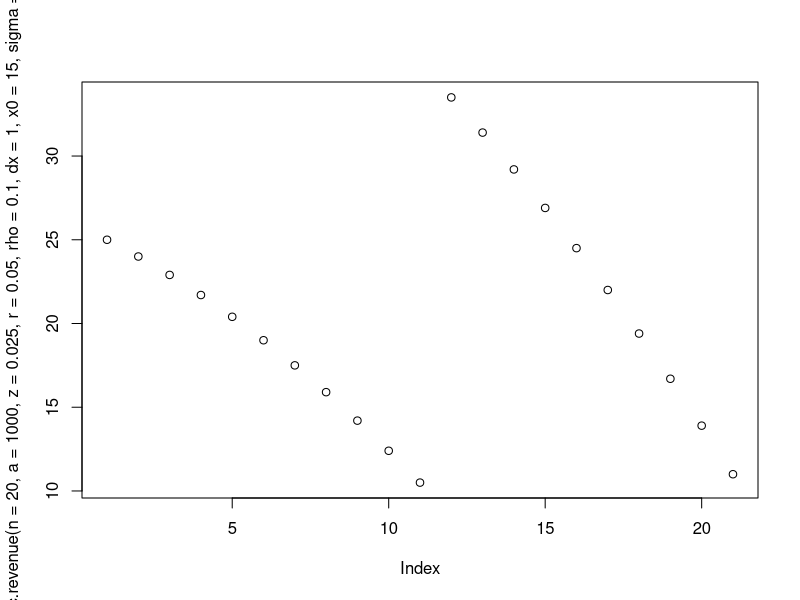
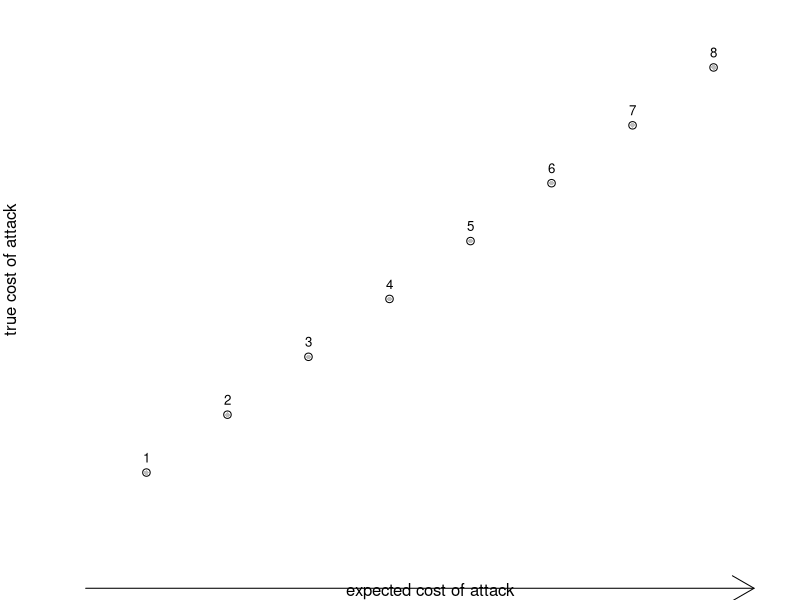
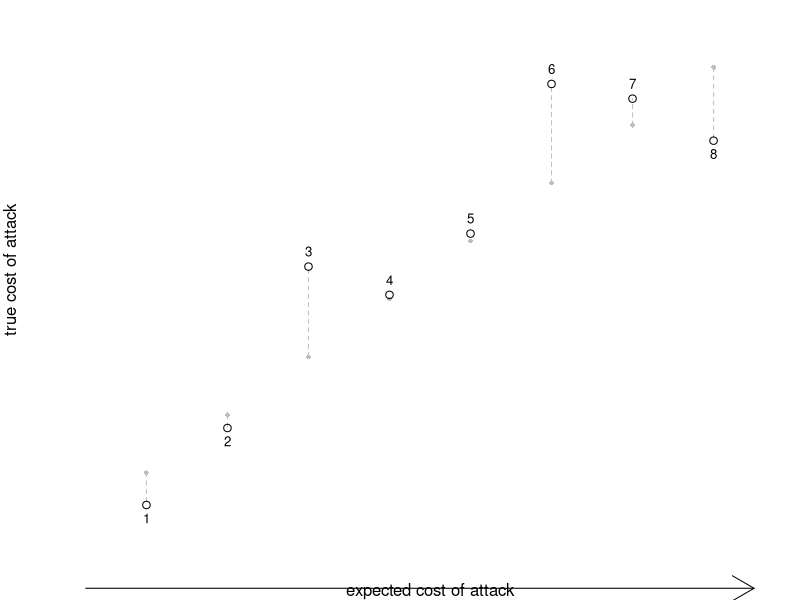
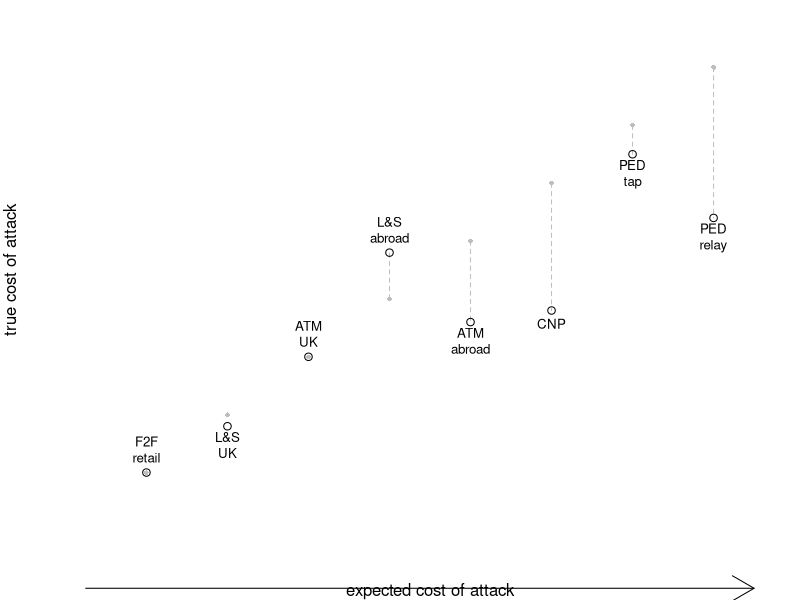
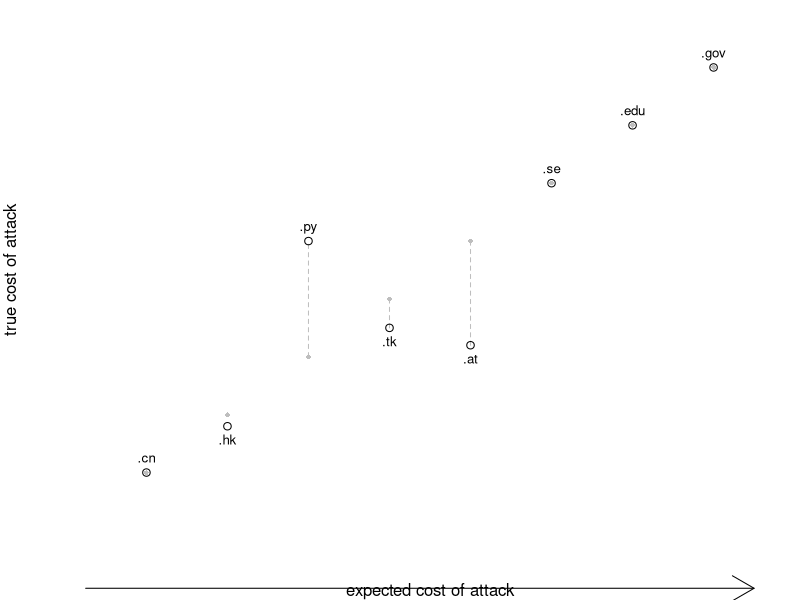
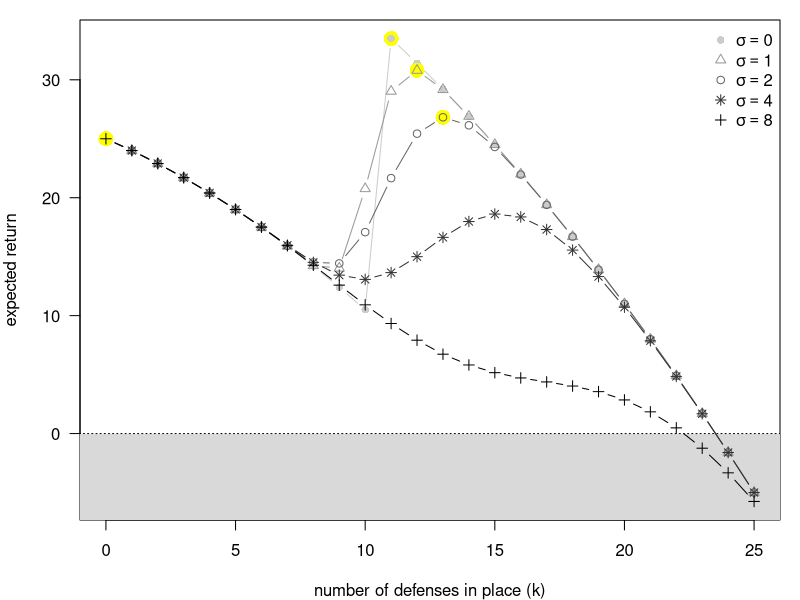
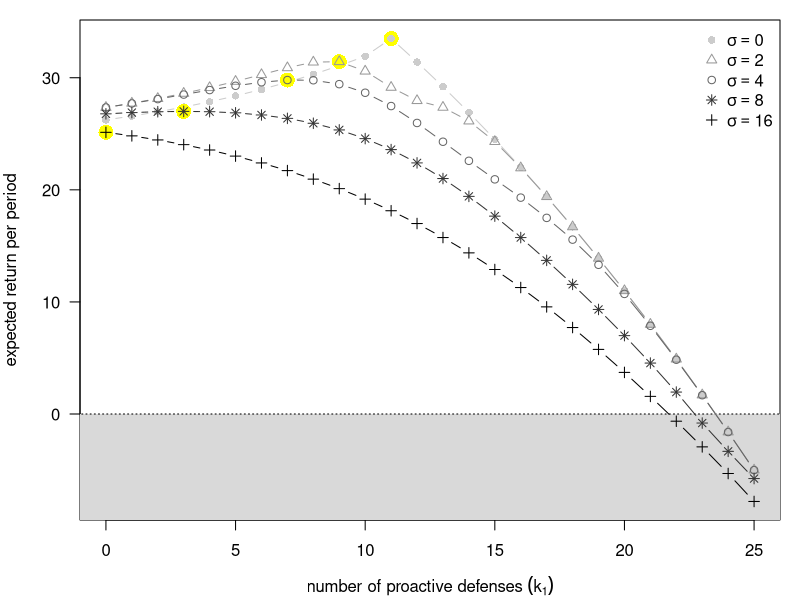
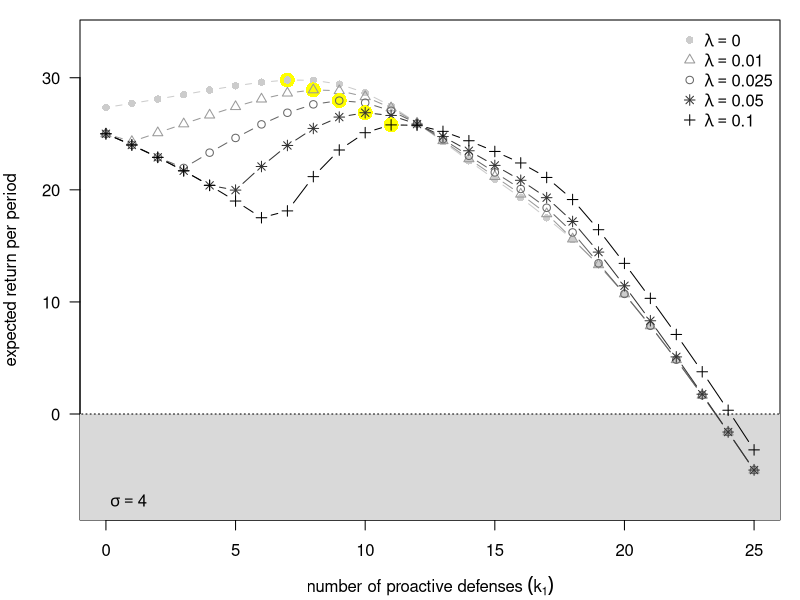

Generate these figures, in order, with R: (Note: this script raises an error after producing the figures.)
# Sep 28, 2008 - Rainer Böhme

setwd("/Users/rb21/Documents/Projekte/WEIS2009/IWL/R")
#setwd("/home/tmoore/pub/fc2009/R")

plot.attack.cost <- function(sigma,n=8)
{
	set.seed(123)
	xs <- 1:n
	x <- pmax(0,xs+rnorm(n,0,sigma))
	plot(NA,NA,axes=FALSE,xlim=c(.5,n+.5),ylim=c(.5,n+.5),
			ylab="true cost of attack",
			xlab="expected cost of attack")
	points(xs,xs,pch=16,col="gray",cex=.6)
	
	for (i in (1:n)[abs(xs-x)>.2]) 
			lines(c(i,i),c(xs[i],x[i]),col="gray",lty=2)

	points(xs,x)
	text(xs,x,1:n,pos=c(1,3)[(xs<=x)+1],cex=.8,xpd=NA)
	
	arrows(.25,-1,n+.5,-1,xpd=NA)
	arrows(-1,0.25,-1,n+.5,xpd=NA)
}


pdf("../fig/fig-attack-cost-0.pdf",4,4,pointsize=12)
par(mar=c(4,4,1,1))
plot.attack.cost(0)
dev.off()

pdf("../fig/fig-attack-cost-1.pdf",4,4,pointsize=12)
par(mar=c(4,4,1,1))
plot.attack.cost(1)
dev.off()

plot.emv.cost <- function(n=8)
{

	xs <- 1:n
	x <- c(1,1.8,3,4.8,3.6,3.8,6.5,5.4)
	plot(NA,NA,axes=FALSE,xlim=c(.5,n+.5),ylim=c(.5,n+.5),
			ylab="true cost of attack",
			xlab="expected cost of attack")
	points(xs,xs,pch=16,col="gray",cex=.6)
	
	for (i in (1:n)[abs(xs-x)>.2]) 
			lines(c(i,i),c(xs[i],x[i]),col="gray",lty=2)

	points(xs,x)
	text(xs,x,c('F2F\nretail','L&S\nUK','ATM\nUK','L&S\nabroad','ATM\nabroad','CNP','PED\ntap','PED\nrelay'),pos=c(1,3)[(xs<=x)+1],cex=.8,xpd=NA)
	
	arrows(.25,-1,n+.5,-1,xpd=NA)
	arrows(-1,0.25,-1,n+.5,xpd=NA)
}


pdf("../fig/fig-emv.pdf",4,4,pointsize=12)
par(mar=c(4,4,1,1))
plot.emv.cost()
dev.off()

plot.phish.cost <- function(n=8)
{

	xs <- 1:n
	x <- c(1,1.8,5,3.5,3.2,6,7,8)
	plot(NA,NA,axes=FALSE,xlim=c(.5,8.5),ylim=c(.5,8.5),
			ylab="true cost of attack",
			xlab="expected cost of attack")
	points(xs,xs,pch=16,col="gray",cex=.6)
	
	for (i in (1:n)[abs(xs-x)>.2]) 
			lines(c(i,i),c(xs[i],x[i]),col="gray",lty=2)

	points(xs,x)
	text(xs,x,c('.cn','.hk','.py','.tk','.at','.se','.edu','.gov'),
			pos=c(1,3)[(xs<=x)+1],cex=.8,xpd=NA)
	
	arrows(.25,-1,n+.5,-1,xpd=NA)
	arrows(-1,0.25,-1,n+.5,xpd=NA)
}


pdf("../fig/fig-phish.pdf",4,4,pointsize=12)
par(mar=c(4,4,1,1))
plot.phish.cost()
dev.off()


# ------------------------------------------


stay.in.business <- function(a=1000,r=.05,z=.02,rho=.2,x0=0,dx=3)
{
	cat("profit of successful attack =",z*a,"\n")

	k <- ceiling((z*a-x0-dx)/dx)
	cat("level of defense k =",k,"\n")
	
	c <- k+rho/2*(k^2-k)
	cat("cost of defense c =",c,"\n")

	cat("return w/o cost =",a*r,"\n")
	
	rev <- a*r-c
	cat("net return w/ defense =",rev,"\n")

	cat("net return w/o defense =",a*(r-z),"\n")

}

stay.in.business()
stay.in.business(rho=0)

# --------------- Static analysis ---------------  

static.exp.q <- function(n=20,a=1000,z=.02,x0=0,dx=3,sigma=0)
{
	1-rev(cumprod(1-c(pnorm(z*a,n:0*dx+x0,sigma/dx))))
}

static.revenue <- function(n=20,a=1000,r=.05,z=.02,x0=0,dx=3,sigma=0,rho=.2)
{
	k <- 0:n
	rev <- a*(r-z*static.exp.q(n=n,a=a,z=z,x0=x0,dx=dx,sigma=sigma))-k-rho/2*(k^2-k)
	list(revenue=rev,k=which.max(rev)-1)
}

plot(static.revenue(n=20,a=1000,z=.025,r=.05,rho=.1,dx=1,x0=15,sigma=0)$rev)


# --------------- Figure for static analysis part  --------------------

pdf("../fig/fig-static-analysis.pdf",6,4,pointsize=12)
par(mar=c(4,4,1,1))

s0 <- static.revenue(n=25,a=1000,z=.025,r=.05,rho=.1,dx=1,x0=15,sigma=0)
s1 <- static.revenue(n=25,a=1000,z=.025,r=.05,rho=.1,dx=1,x0=15,sigma=1)
s2 <- static.revenue(n=25,a=1000,z=.025,r=.05,rho=.1,dx=1,x0=15,sigma=2)
s3 <- static.revenue(n=25,a=1000,z=.025,r=.05,rho=.1,dx=1,x0=15,sigma=4)
s4 <- static.revenue(n=25,a=1000,z=.025,r=.05,rho=.1,dx=1,x0=15,sigma=8)

plot(NA,NA,las=1,
	ylim=range(c(s0$rev,s1$rev,s2$rev,s3$rev,s4$rev)),xlim=c(0,25),
	xlab="number of defenses in place (k)",
	ylab="expected return")
rect(-10,-10,30,0,col=gray(.85),lty=3)

points(s0$k,s0$rev[s0$k+1],pch=16,cex=2,col="yellow")
lines(0:25,s0$rev,type="b",col=gray(.8),pch=16)

points(s1$k,s1$rev[s1$k+1],pch=16,cex=2,col="yellow")
lines(0:25,s1$rev,type="b",col=gray(.6),pch=2)

points(s2$k,s2$rev[s2$k+1],pch=16,cex=2,col="yellow")
lines(0:25,s2$rev,type="b",col=gray(.4),pch=1)

points(s3$k,s3$rev[s3$k+1],pch=16,cex=2,col="yellow")
lines(0:25,s3$rev,type="b",col=gray(.2),pch=8)

points(s4$k,s4$rev[s4$k+1],pch=16,cex=2,col="yellow")
lines(0:25,s4$rev,type="b",pch=3)

legend("topright",pch=c(16,2,1,8,3),col=gray(c(.8,.6,.4,.2,0)),bty="n",
		leg=expression(sigma==0,sigma==1,sigma==2,sigma==4,sigma==8))

dev.off()

# --------------- Dynamic analysis ---------------  

prob.tatt <- function(n=1:25,x0=15,dx=1,sigma=1,a=1000,z=.025)
{
	# calculate distribution of t.att
	
	p <- pnorm(z*a,n*dx+x0,sigma/dx)
	mu <- sum(p)
	sigma <- sqrt(sum(p*(1-p)))
	
	res <- pnorm((0:length(n))+.5,mu,sigma)-pnorm((0:length(n))-.5,mu,sigma)
	names(res) <- 0:length(n)
	res 
}

def.cost <- function(k,rho=.1)
	rho/2*k^2 + (1-rho/2)*k

dyn.outcome <- function(tatt,tmax,k1,rho=.1,a=1000,z=.025,r=.05,lambda=0)
	a*lambda+tatt*a*(r-z-lambda) + (tmax-tatt)*(a*r-def.cost(k1+tatt,rho=rho)) - sum(def.cost(k1:(k1+tatt),rho=rho))

dyn.expected.outcome <- function(k1=0,tmax=25,a=1000,r=.05,z=.025,rho=.1,x0=15,dx=1,sigma=1,n=25,lambda=0)
{
	p <- prob.tatt(n=k1:n,x0=x0,dx=dx,sigma=sigma,a=a,z=z)
	o <- sapply(as.numeric(names(p)),dyn.outcome,tmax=tmax,k1=k1,rho=rho,a=a,z=z,r=r,lambda=lambda)
#	print(cbind(o,p))
	sum(p*o)
}

dynamic.revenue <- function(tmax=25,a=1000,r=.05,z=.025,rho=.1,x0=15,dx=1,sigma=1,n=25,lambda=0)
{
	res.dyn <- sapply(0:n,dyn.expected.outcome,tmax=tmax,a=a,r=r,z=z,rho=rho,x0=x0,dx=dx,sigma=sigma,n=n,lambda=lambda)
	res.stat <- static.revenue(n=n,a=a,z=z,r=r,rho=rho,dx=dx,x0=x0,sigma=sigma)$rev

	# dynamic or static solution, whatever is higher
	res <- pmax(res.stat,res.dyn/tmax)
	which <- apply(cbind(res.stat,res.dyn/tmax),1,which.max)

	list(rev=res,k=which.max(res)-1,which=which)
}

# --------------- Figure for dynamic analysis part  --------------------

# --- w/o sunk cost ---

pdf("../fig/fig-dynamic-analysis.pdf",6,4,pointsize=12)
par(mar=c(4,4,1,1))

d0 <- dynamic.revenue(n=25,a=1000,z=.025,r=.05,rho=.1,dx=1,x0=15,sigma=0)
d1 <- dynamic.revenue(n=25,a=1000,z=.025,r=.05,rho=.1,dx=1,x0=15,sigma=2)
d2 <- dynamic.revenue(n=25,a=1000,z=.025,r=.05,rho=.1,dx=1,x0=15,sigma=4)
d3 <- dynamic.revenue(n=25,a=1000,z=.025,r=.05,rho=.1,dx=1,x0=15,sigma=8)
d4 <- dynamic.revenue(n=25,a=1000,z=.025,r=.05,rho=.1,dx=1,x0=15,sigma=16)

R <- range(c(d0$rev,d1$rev,d2$rev,d3$rev,d4$rev))

plot(NA,NA,las=1,
	ylim=R,xlim=c(0,25),
	xlab=expression(list("number of proactive defenses "(k[1]))),
	ylab="expected return per period")
rect(-10,-10,30,0,col=gray(.85),lty=3)

points(d0$k,d0$rev[d0$k+1],pch=16,cex=2,col="yellow")
lines(0:25,d0$rev,type="b",col=gray(.8),pch=16)

points(d1$k,d1$rev[d1$k+1],pch=16,cex=2,col="yellow")
lines(0:25,d1$rev,type="b",col=gray(.6),pch=2)

points(d2$k,d2$rev[d2$k+1],pch=16,cex=2,col="yellow")
lines(0:25,d2$rev,type="b",col=gray(.4),pch=1)

points(d3$k,d3$rev[d3$k+1],pch=16,cex=2,col="yellow")
lines(0:25,d3$rev,type="b",col=gray(.2),pch=8)

points(d4$k,d4$rev[d4$k+1],pch=16,cex=2,col="yellow")
lines(0:25,d4$rev,type="b",pch=3)

legend("topright",pch=c(16,2,1,8,3),col=gray(c(.8,.6,.4,.2,0)),bty="n",
		leg=expression(sigma==0,sigma==2,sigma==4,sigma==8,sigma==16))

dev.off()

# --- with sunk cost ---

for (SIGMA in c(4,7)) {

pdf(paste("../fig/fig-sunk-analysis-",SIGMA,".pdf",sep=""),6,4,pointsize=12)
par(mar=c(4,4,1,1))

ds0 <- dynamic.revenue(n=25,a=1000,z=.025,r=.05,rho=.1,dx=1,x0=15,sigma=SIGMA,lambda=0)
ds1 <- dynamic.revenue(n=25,a=1000,z=.025,r=.05,rho=.1,dx=1,x0=15,sigma=SIGMA,lambda=.01)
ds2 <- dynamic.revenue(n=25,a=1000,z=.025,r=.05,rho=.1,dx=1,x0=15,sigma=SIGMA,lambda=.025)
ds3 <- dynamic.revenue(n=25,a=1000,z=.025,r=.05,rho=.1,dx=1,x0=15,sigma=SIGMA,lambda=.05)
ds4 <- dynamic.revenue(n=25,a=1000,z=.025,r=.05,rho=.1,dx=1,x0=15,sigma=SIGMA,lambda=.1)

plot(NA,NA,las=1,
	ylim=R,xlim=c(0,25),
	xlab=expression(list("number of proactive defenses "(k[1]))),
	ylab="expected return per period")
rect(-10,-10,30,0,col=gray(.85),lty=3)

points(ds0$k,ds0$rev[ds0$k+1],pch=16,cex=2,col="yellow")
lines(0:25,ds0$rev,type="b",col=gray(.8),pch=16)

points(ds1$k,ds1$rev[ds1$k+1],pch=16,cex=2,col="yellow")
lines(0:25,ds1$rev,type="b",col=gray(.6),pch=2)

points(ds2$k,ds2$rev[ds2$k+1],pch=16,cex=2,col="yellow")
lines(0:25,ds2$rev,type="b",col=gray(.4),pch=1)

points(ds3$k,ds3$rev[ds3$k+1],pch=16,cex=2,col="yellow")
lines(0:25,ds3$rev,type="b",col=gray(.2),pch=8)

points(ds4$k,ds4$rev[ds4$k+1],pch=16,cex=2,col="yellow")
lines(0:25,ds4$rev,type="b",pch=3)

legend("topright",pch=c(16,2,1,8,3),col=gray(c(.8,.6,.4,.2,0)),bty="n",
		leg=expression(lambda==0,lambda==0.01,lambda==0.025,lambda==0.05,lambda==0.1))

legend("bottomleft",bty="n",leg=substitute(sigma==x,list(x=SIGMA)))

dev.off()

}

# --------------- ROSI Table ---------------  

table.row <- function(n=25,a=1000,z=.025,r=.05,rho=.1,dx=1,x0=15,sigma=0,lambda=0)
{
	# static analysis
	# ---------------
	
	S <- static.revenue(n=n,a=a,r=r,z=z,x0=x0,dx=dx,sigma=sigma,rho=rho)
	
	k <- S$k
	q <- static.exp.q(n=n,a=a,z=z,x0=x0,dx=dx,sigma=sigma)

	avg.attack 	 	 <- q[k+1]
	avg.spending 	 <- def.cost(k,rho=rho)
	avg.return.sec 	 <- S$rev[k+1]
	avg.return.insec <- S$rev[1]
	ale0 			 <- q[1]*a*z
	ale1			 <- avg.attack*a*z
	rosi			 <- (ale0-ale1-avg.spending)/avg.spending
	
	ST <- list(
		k					= k,
		avg.attack 			= 100*avg.attack,
		avg.spending		= 100*avg.spending/a,
		avg.return.sec  	= 100*avg.return.sec/a,
		avg.return.insec	= 100*avg.return.insec/a,
		ale0				= ale0,
		ale1				= ale1,
		rosi				= 100*rosi
		)

	# dynamic analysis w/o sunk costs
	# -------------------------------

	S <- dynamic.revenue(n=n,a=a,z=z,r=r,rho=rho,dx=dx,x0=x0,sigma=sigma,lambda=0)
	
	k <- S$k
	
	p <- prob.tatt(n=k:n,x0=x0,dx=dx,sigma=sigma,a=a,z=z)
	att <- as.numeric(names(p))
	
	
	avg.attack		<- sum(att*p)/n
	avg.spending    <- sum(apply(sapply(att, 
								function(i) c(k:(k+i),rep(k+i,n-i-1))),2,
								function(j) sum(def.cost(j,rho=rho)))*p)/n
	avg.return.sec	<- S$rev[k+1]
	ale0			<- q[1]*a*z
	ale1			<- avg.attack*a*z
	rosi			<- (ale0-ale1-avg.spending)/avg.spending

	DY <- list(
		k					= k,
		avg.attack 			= 100*avg.attack,
		avg.spending		= 100*avg.spending/a,
		avg.return.sec  	= 100*avg.return.sec/a,
		avg.return.insec	= 100*avg.return.insec/a,
		ale0				= ale0,
		ale1				= ale1,
		rosi				= 100*rosi
		)


	# dynamic analysis w/ sunk costs
	# ------------------------------

	S <- dynamic.revenue(n=n,a=a,z=z,r=r,rho=rho,dx=dx,x0=x0,sigma=sigma,lambda=lambda)
	
	k <- S$k
	
	if (S$which[k+1]==2)
	{

	p <- prob.tatt(n=k:n,x0=x0,dx=dx,sigma=sigma,a=a,z=z)
	att <- as.numeric(names(p))
	
	avg.attack		<- sum(att*p)/n
	avg.spending    <- sum((apply(sapply(att, 
								function(i) c(k:(k+i),rep(k+i,n-i-1))),2,
								function(j) sum(def.cost(j,rho=rho)))+att*lambda*a)*p)/n
	avg.return.sec	<- S$rev[k+1]
	ale0			<- q[1]*a*z
	ale1			<- avg.attack*a*z
	rosi			<- (ale0-ale1-avg.spending)/avg.spending

	SC <- list(
		k					= k,
		avg.attack 			= 100*avg.attack,
		avg.spending		= 100*avg.spending/a,
		avg.return.sec  	= 100*avg.return.sec/a,
		avg.return.insec	= 100*avg.return.insec/a,
		ale0				= ale0,
		ale1				= ale1,
		rosi				= 100*rosi
		)
	}
	else SC <- ST	
		
	rbind(ST,DY,SC)

	}
	

Sweave("quant-table.Rnw")

# ---------------------------------------------------------------------
